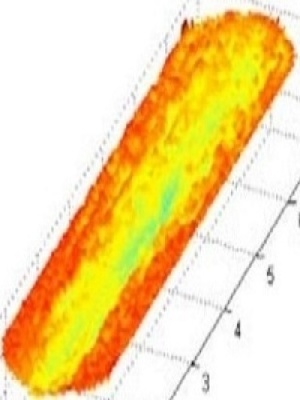
#> input picture data/augmented_dataset/Channeling/13.jpg, 300 x 400 px
$ jupyter execute --allow-errors research.ipynb
#> lines starting #> are read from the running program, lines starting #| are printed output that depends on the picture; after the words box and inside, x2 and y2 are one past the last pixel; in counts of white or black regions, pixels touching at a corner belong together
[cell 1]
import os
import cv2
import numpy as np
import matplotlib.pyplot as plt
import pandas as pd
import seaborn as sns

[cell 2]
import sys
import os
sys.path.append(os.path.join(os.path.dirname('.'), 'src'))

from visualization.visualization import plot_learning_curves
import pandas as pd
import numpy as np
from sklearn.preprocessing import StandardScaler, LabelEncoder
from sklearn.ensemble import RandomForestClassifier
import xgboost as xgb

[cell 3]
def order_points(pts):
    """Orders the four corner points of a rectangle."""
    rect = np.zeros((4, 2), dtype="float32")
    s = pts.sum(axis=1)
    rect[0] = pts[np.argmin(s)]
    rect[2] = pts[np.argmax(s)]
    diff = np.diff(pts, axis=1)
    rect[1] = pts[np.argmin(diff)]
    rect[3] = pts[np.argmax(diff)]
    return rect

def extract_surface_data(image_path: str) -> np.ndarray:
    """Extracts a 2D data matrix from an image of a 3D surface plot."""
    image = cv2.imread(image_path)
#> image is the input picture: shape (400, 300, 3); mean B, G, R 157.5, 218.9, 245.3
    if image is None:
        raise FileNotFoundError(f"Image not found at {image_path}")
    hsv = cv2.cvtColor(image, cv2.COLOR_BGR2HSV)
#> hsv: shape (400, 300, 3); mean H, S, V 16.4, 94.2, 246.8
    lower_bound = np.array([0, 50, 50])
    upper_bound = np.array([180, 255, 255])
    mask = cv2.inRange(hsv, lower_bound, upper_bound)
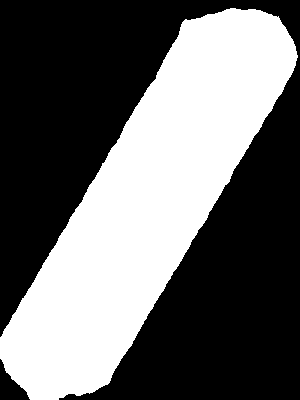
#> mask: shape (400, 300); 41.2% white; 1 white region, box (x1, y1, x2, y2) and area: (0, 8, 298, 400) 49420
    kernel = np.ones((5, 5), np.uint8)
    mask = cv2.morphologyEx(mask, cv2.MORPH_CLOSE, kernel)
#> mask: shape (400, 300); 41.2% white; 1 white region, box (x1, y1, x2, y2) and area: (0, 8, 300, 400) 49455
    mask = cv2.morphologyEx(mask, cv2.MORPH_OPEN, kernel)
#> mask: shape (400, 300); 41.2% white; 1 white region
    contours, _ = cv2.findContours(mask, cv2.RETR_EXTERNAL, cv2.CHAIN_APPROX_SIMPLE)
#> contours = 1 contour; box (x1, y1, x2, y2) and area: (0, 8, 297, 400) 48979
    if not contours:
        raise ValueError("Could not find any data contours in the image.")
    main_contour = max(contours, key=cv2.contourArea)
#> main_contour = contour of 570 points, box (x1, y1, x2, y2) (0, 8, 297, 400), area 48979
    rect = cv2.minAreaRect(main_contour)
#> rect = ((146.4, 203.4), (456.3, 121.3), -59.74)
    box = cv2.boxPoints(rect)
#> box = [[83.84, 431], [-20.93, 369.9], [209, -24.26], [313.8, 36.85]]
    src_pts = order_points(box)
#> in order_points, `s = pts.sum(axis=1)`: s = [514.8, 348.9, 184.7, 350.6]
#> in order_points, `diff = np.diff(pts, axis=1)`: diff = [347.2, 390.8, -233.2, -276.9]
#> src_pts = [[209, -24.26], [313.8, 36.85], [83.84, 431], [-20.93, 369.9]]
    (tl, tr, br, bl) = src_pts
#> tl = [209, -24.26]; tr = [313.8, 36.85]; br = [83.84, 431]; bl = [-20.93, 369.9]
    width_a = np.linalg.norm(br - bl)
#> width_a = 121.3
    width_b = np.linalg.norm(tr - tl)
#> width_b = 121.3
    max_width = max(int(width_a), int(width_b))
#> max_width = 121
    height_a = np.linalg.norm(tr - br)
#> height_a = 456.3
    height_b = np.linalg.norm(tl - bl)
#> height_b = 456.3
    max_height = max(int(height_a), int(height_b))
#> max_height = 456
    dst_pts = np.array([[0, 0], [max_width - 1, 0], [max_width - 1, max_height - 1], [0, max_height - 1]], dtype="float32")
#> dst_pts = [[0, 0], [120, 0], [120, 455], [0, 455]]
    M = cv2.getPerspectiveTransform(src_pts, dst_pts)
#> M = [[0.855, 0.499, -166.5], [-0.502, 0.861, 125.9], [-1.2e-10, 6.79e-11, 1]]
    warped_hsv = cv2.warpPerspective(hsv, M, (max_width, max_height))
#> warped_hsv: shape (456, 121, 3); mean H, S, V 20.3, 201.1, 231.1
    warped_mask = cv2.warpPerspective(mask, M, (max_width, max_height))
    hue_channel = warped_hsv[:, :, 0]
    valid_hues = hue_channel[warped_mask > 0]
    if len(valid_hues) == 0:
        raise ValueError("Warped image contains no valid data pixels.")
    h_min, h_max = np.min(valid_hues), np.max(valid_hues)
#> h_min = 1; h_max = 54
    result_matrix = np.full(hue_channel.shape, np.nan, dtype=np.float32)
    if h_max - h_min > 0:
        normalized_values = (h_max - hue_channel[warped_mask > 0]) / (h_max - h_min)
    else:
        normalized_values = 0.5
    result_matrix[warped_mask > 0] = normalized_values
    return result_matrix

#> (a cell that did not finish here is left out)

[cell 5]
# [29 lines left out: function plot_features, not called in this run]


# --- Main Plotting Script ---

# Set a clean, modern style
plt.style.use('seaborn-v0_8-paper')
plt.rcParams['font.family'] = 'sans-serif' # Sans-serif is often cleaner for plots
plt.rcParams['font.size'] = 14
plt.rcParams['axes.labelsize'] = 14
plt.rcParams['axes.titlesize'] = 16
plt.rcParams['xtick.labelsize'] = 12
plt.rcParams['ytick.labelsize'] = 12

# Get data for the selected images
image1_path = './data/augmented_dataset/Channeling/13.jpg'
image2_path = './data/augmented_dataset/Pillar/85.jpg'

matrix1 = extract_surface_data(image1_path)
matrix2 = extract_surface_data(image2_path)
#> call 2 of extract_surface_data, with image_path = './data/augmented_dataset/Pillar/85.jpg'
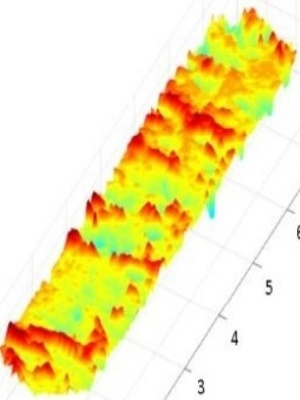
#> input picture data/augmented_dataset/Pillar/85.jpg, 300 x 400 px
#> in extract_surface_data, image is the input picture: shape (400, 300, 3); mean B, G, R 175.5, 233.4, 244.6
#> in extract_surface_data (call 2), `contours, _ = cv2.findContours(mask, cv2.RETR_EXTERNAL, cv2.CHAIN_APPR..`: contours = 1 contour; box (x1, y1, x2, y2) and area: (0, 7, 297, 397) 42103
#> in extract_surface_data (call 2), `main_contour = max(contours, key=cv2.contourArea)`: main_contour = contour of 539 points, box (x1, y1, x2, y2) (0, 7, 297, 397), area 42103
#> in extract_surface_data (call 2), `rect = cv2.minAreaRect(main_contour)`: rect = ((151.7, 207), (445.7, 115.4), -56.31)
#> in extract_surface_data (call 2), `box = cv2.boxPoints(rect)`: box = [[76.08, 424.4], [-19.92, 360.4], [227.3, -10.46], [323.3, 53.54]]
#> in extract_surface_data (call 2), `src_pts = order_points(box)`: src_pts = [[227.3, -10.46], [323.3, 53.54], [76.08, 424.4], [-19.92, 360.4]]
#> in extract_surface_data (call 2), `(tl, tr, br, bl) = src_pts`: tl = [227.3, -10.46]; tr = [323.3, 53.54]; br = [76.08, 424.4]; bl = [-19.92, 360.4]
#> in extract_surface_data (call 2), `width_a = np.linalg.norm(br - bl)`: width_a = 115.4
#> in extract_surface_data (call 2), `max_width = max(int(width_a), int(width_b))`: max_width = 115
#> in extract_surface_data (call 2), `height_a = np.linalg.norm(tr - br)`: height_a = 445.7
#> in extract_surface_data (call 2), `max_height = max(int(height_a), int(height_b))`: max_height = 445
#> in extract_surface_data (call 2), `dst_pts = np.array([[0, 0], [max_width - 1, 0], [max_width - 1, max_he..`: dst_pts = [[0, 0], [114, 0], [114, 444], [0, 444]]
#> in extract_surface_data (call 2), `M = cv2.getPerspectiveTransform(src_pts, dst_pts)`: M = [[0.822, 0.548, -181.1], [-0.553, 0.829, 134.3], [-5.81e-19, 6.21e-19, 1]]
#> in extract_surface_data (call 2), `hue_channel = warped_hsv[:, :, 0]`:
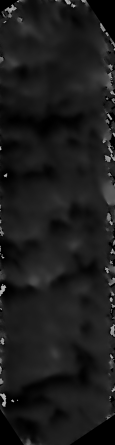
#> hue_channel: shape (445, 115); min 0, max 179, mean 27.9
#> in extract_surface_data (call 2), `h_min, h_max = np.min(valid_hues), np.max(valid_hues)`: h_min = 0; h_max = 179
#> in extract_surface_data (call 2), `result_matrix[warped_mask > 0] = normalized_values`:
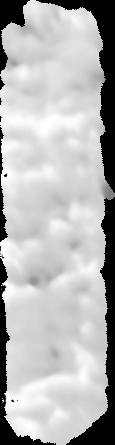
#> result_matrix: shape (445, 115) float32; 16.79% of the values are NaN or infinite; the others: min 0, max 1, mean 0.852; drawn with min black, max white, NaN and infinite black

#> (the rest of this cell did not finish here and is left out)

[cell 6]
import matplotlib.pyplot as plt
import seaborn as sns
import numpy as np

# Set a modern, professional style
plt.style.use('seaborn-v0_8-darkgrid')
sns.set_palette("husl")
plt.rcParams['font.family'] = 'DejaVu Sans'
plt.rcParams['font.size'] = 12
plt.rcParams['axes.labelsize'] = 14
plt.rcParams['axes.titlesize'] = 16
plt.rcParams['xtick.labelsize'] = 11
plt.rcParams['ytick.labelsize'] = 11
plt.rcParams['legend.fontsize'] = 12

# Load and extract data for 13.jpg
image_path = './data/augmented_dataset/Channeling/13.jpg'
matrix = extract_surface_data(image_path)
#> in extract_surface_data (call 3), `contours, _ = cv2.findContours(mask, cv2.RETR_EXTERNAL, cv2.CHAIN_APPR..`: contours = 1 contour; box (x1, y1, x2, y2) and area: (0, 8, 297, 400) 48979

# Flatten the matrix and remove NaNs for distribution
heights = matrix.flatten()
heights = heights[~np.isnan(heights)]

# Create figure with two subplots side by side
fig, (ax1, ax2) = plt.subplots(1, 2, figsize=(16, 8), gridspec_kw={'width_ratios': [1, 4]})

# Left subplot: Image visualization
im = ax1.imshow(matrix, cmap='viridis', origin='lower',aspect='auto', vmin=0, vmax=1)
ax1.set_title('Channeling Pattern\n(13.jpg)', fontsize=18, fontweight='bold', pad=20)
ax1.set_xlabel('X Position (pixels)', fontsize=14)
ax1.set_ylabel('Y Position (pixels)', fontsize=14)
ax1.grid(False)

valid_mask = ~np.isnan(matrix)
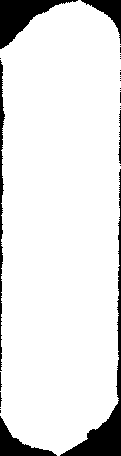
#> valid_mask: shape (456, 121) bool; 89.6% white; 27 black regions (20 under 20 px)
if np.any(valid_mask):
    # Create coordinate grids
    y, x = np.mgrid[0:matrix.shape[0], 0:matrix.shape[1]]
    # Plot contours only where data exists
    ax1.contour(x, y, np.where(valid_mask, matrix, np.nan),
                levels=15, colors='white', alpha=0.4, linewidths=0.5)
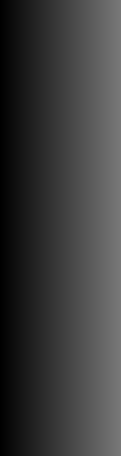
#> x: shape (456, 121) int64; min 0, max 120, mean 60

# Add colorbar with custom positioning
cbar = fig.colorbar(im, ax=ax1, shrink=0.8, aspect=20, pad=0.02)
cbar.set_label('Normalized Height', fontsize=14, fontweight='bold')
cbar.ax.tick_params(labelsize=12)

# Right subplot: Height distribution
sns.histplot(heights, bins=50, kde=True, color='skyblue', edgecolor='black', linewidth=0.5, ax=ax2, alpha=0.7)
ax2.set_title('Normalized Height Distribution', fontsize=18, fontweight='bold', pad=20)
ax2.set_xlabel('Normalized Height', fontsize=14)
ax2.set_ylabel('Frequency', fontsize=14)


# Customize the histogram
ax2.legend(loc='upper right', frameon=True, fancybox=True, shadow=True)
ax2.grid(True, alpha=0.3, linestyle='--')

# Overall title
fig.suptitle('Etching Pattern Analysis: Channeling (13.jpg)', fontsize=22, fontweight='bold', y=1.02)

# Adjust layout
plt.tight_layout()
plt.show()

# Print some additional statistics
print("Height Distribution Statistics:")
#> (the rest of this cell did not finish here and is left out)

[cell 7]
import matplotlib.pyplot as plt
import seaborn as sns
import numpy as np
import cv2

# Set a modern, professional style
plt.style.use('seaborn-v0_8-darkgrid')
sns.set_palette("husl")
plt.rcParams['font.family'] = 'DejaVu Sans'
plt.rcParams['font.size'] = 12
plt.rcParams['axes.labelsize'] = 14
plt.rcParams['axes.titlesize'] = 16
plt.rcParams['xtick.labelsize'] = 11
plt.rcParams['ytick.labelsize'] = 11
plt.rcParams['legend.fontsize'] = 12

# Load and extract data for 13.jpg
image_path = './data/augmented_dataset/Channeling/13.jpg'
image = cv2.imread(image_path)
if image is None:
    raise FileNotFoundError(f"Image not found at {image_path}")

# Convert to HSV and create mask as in extract_surface_data
hsv = cv2.cvtColor(image, cv2.COLOR_BGR2HSV)
lower_bound = np.array([0, 50, 50])
upper_bound = np.array([180, 255, 255])
mask = cv2.inRange(hsv, lower_bound, upper_bound)
kernel = np.ones((5, 5), np.uint8)
mask = cv2.morphologyEx(mask, cv2.MORPH_CLOSE, kernel)
mask = cv2.morphologyEx(mask, cv2.MORPH_OPEN, kernel)

# Find contours
contours, _ = cv2.findContours(mask, cv2.RETR_EXTERNAL, cv2.CHAIN_APPROX_SIMPLE)
if not contours:
    raise ValueError("Could not find any data contours in the image.")

# Get the main contour
main_contour = max(contours, key=cv2.contourArea)
#> main_contour = contour of 570 points, box (x1, y1, x2, y2) (0, 8, 297, 400), area 48979

# Compute moments and Hu moments
moments = cv2.moments(main_contour)
#> moments = moments, m00 48979, centre m10/m00, m01/m00 = (147.1, 202.4)
hu_moments = cv2.HuMoments(moments).flatten()
#> hu_moments = [0.329, 0.0815, 2e-06, 4.99e-07, 4.5e-13, 1.05e-07, 2.13e-13]

# Extract the matrix for visualization
matrix = extract_surface_data(image_path)

# Create figure with two subplots side by side
fig, (ax1, ax2) = plt.subplots(1, 2, figsize=(16, 8), gridspec_kw={'width_ratios': [1, 4]})

# Left subplot: Image visualization
im = ax1.imshow(matrix, cmap='viridis', origin='lower', aspect='auto', vmin=0, vmax=1)
ax1.set_title('Channeling Pattern\n(13.jpg)', fontsize=18, fontweight='bold', pad=20)
ax1.set_xlabel('X Position (pixels)', fontsize=14)
ax1.set_ylabel('Y Position (pixels)', fontsize=14)
ax1.grid(False)

valid_mask = ~np.isnan(matrix)
if np.any(valid_mask):
    # Create coordinate grids
    y, x = np.mgrid[0:matrix.shape[0], 0:matrix.shape[1]]
    # Plot contours only where data exists
    ax1.contour(x, y, np.where(valid_mask, matrix, np.nan),
                levels=15, colors='white', alpha=0.4, linewidths=0.5)

# Add colorbar with custom positioning
cbar = fig.colorbar(im, ax=ax1, shrink=0.8, aspect=20, pad=0.02)
cbar.set_label('Normalized Height', fontsize=14, fontweight='bold')
cbar.ax.tick_params(labelsize=12)

# Right subplot: Hu Moments demonstration
ax2.bar(range(1, 8), hu_moments, color='skyblue', edgecolor='black', linewidth=0.5, alpha=0.7)
ax2.set_title('Hu Moments', fontsize=18, fontweight='bold', pad=20)
ax2.set_xlabel('Hu Moment Index', fontsize=14)
ax2.set_ylabel('Moment Value (log scale)', fontsize=14)
ax2.set_yscale('log')  # Since Hu moments can vary greatly in scale
ax2.set_xticks(range(1, 8))
ax2.grid(True, alpha=0.3, linestyle='--')

# Overall title
fig.suptitle('Etching Pattern Analysis: Hu Moments Demonstration (13.jpg)', fontsize=22, fontweight='bold', y=1.02)

# Adjust layout
plt.tight_layout()
plt.show()
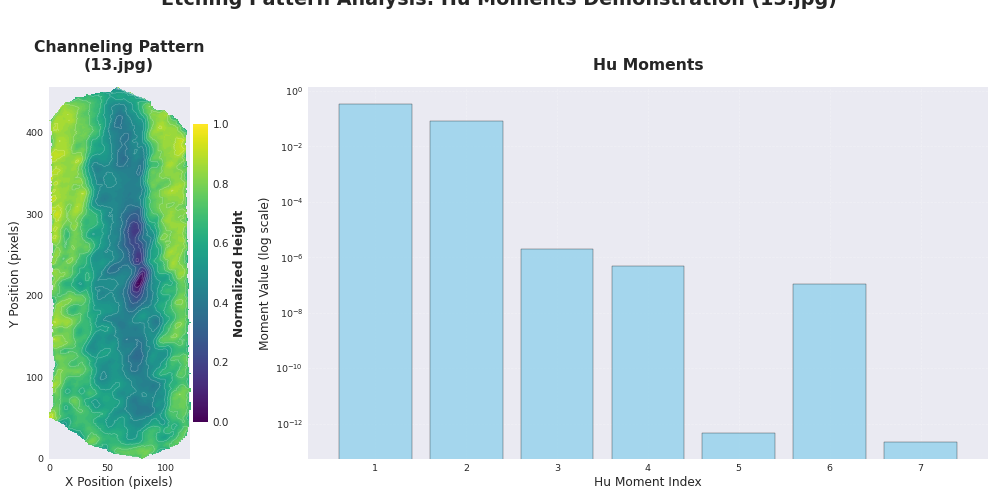
#> figure drawn by matplotlib, 3 panels; panel 2: tallest bar 0.329 high, from x = 0.6 to 1.4

# Print Hu moments values
print("Hu Moments:")
for i, hu in enumerate(hu_moments, 1):
    print(f"Hu{i}: {hu:.6e}")
#> this loop made 7 passes
#> hu on passes 1 to 7: 0.329, 0.0815, 2e-06, 4.99e-07, 4.5e-13, 1.05e-07, 2.13e-13
#> (printed output is left out)

[cell 8]
import matplotlib.pyplot as plt
import seaborn as sns
import numpy as np
import cv2
from skimage.feature import blob_log, blob_dog, blob_doh

# Set a modern, professional style
plt.style.use('seaborn-v0_8-darkgrid')
sns.set_palette("husl")
plt.rcParams['font.family'] = 'DejaVu Sans'
plt.rcParams['font.size'] = 12
plt.rcParams['axes.labelsize'] = 14
plt.rcParams['axes.titlesize'] = 16
plt.rcParams['xtick.labelsize'] = 11
plt.rcParams['ytick.labelsize'] = 11
plt.rcParams['legend.fontsize'] = 12

# Load and extract data for 13.jpg
image_path = './data/augmented_dataset/Pillar/85.jpg'
matrix = extract_surface_data(image_path)
#> in extract_surface_data (call 5), `contours, _ = cv2.findContours(mask, cv2.RETR_EXTERNAL, cv2.CHAIN_APPR..`: contours = 1 contour; box (x1, y1, x2, y2) and area: (0, 7, 297, 397) 42103

# Convert matrix to uint8 for blob detection (handle NaN values)
matrix_normalized = np.nan_to_num(matrix, nan=0.0)
matrix_uint8 = (matrix_normalized * 255).astype(np.uint8)

# Detect blobs using Laplacian of Gaussian (LoG)
blobs_log = blob_log(matrix_uint8, max_sigma=20, num_sigma=200, threshold=.003)
#> blobs_log = 292 rows, first 8: [400, 3, 1], [283, 4, 1.38], [175, 2, 1.19], [21, 82, 9.97], [425, 21, 8.35], [172, 3, 1.48], [6, 24, 1.1], [416, 5, 1]
blobs_log[:, 2] = blobs_log[:, 2] * np.sqrt(2)  # Compute radii

# Create figure with single subplot
fig, ax = plt.subplots(1, 1, figsize=(6, 12))

# Display the surface matrix
im = ax.imshow(matrix, cmap='viridis', origin='lower', aspect='auto', vmin=0, vmax=1)
ax.set_title(f'Laplacian of Gaussian (LoG)\n({len(blobs_log)} blobs)',
             fontsize=16, fontweight='bold', pad=15)
ax.set_xlabel('X Position (pixels)', fontsize=12)
ax.set_ylabel('Y Position (pixels)', fontsize=12)

# Plot detected blobs as circles
for blob in blobs_log:
    y, x, r = blob
    c = plt.Circle((x, y), r, color='red', linewidth=2, fill=False, alpha=0.8)
    ax.add_patch(c)
#> this loop made 292 passes
#> (y, x, r) on passes 1 to 3: (400, 3, 1.41), (283, 4, 1.95), (175, 2, 1.68)

# Add a small marker at the center of each blob
if len(blobs_log) > 0:
    ax.scatter(blobs_log[:, 1], blobs_log[:, 0], s=10, c='yellow', marker='x', alpha=0.6)

# Add colorbar
cbar = fig.colorbar(im, ax=ax, shrink=0.8, aspect=20, pad=0.02)
cbar.set_label('Normalized Height', fontsize=12, fontweight='bold')

# Overall title
fig.suptitle('Blob Detection on Channeling Pattern (13.jpg)', fontsize=20, fontweight='bold', y=0.98)

# Adjust layout
plt.tight_layout()
plt.show()
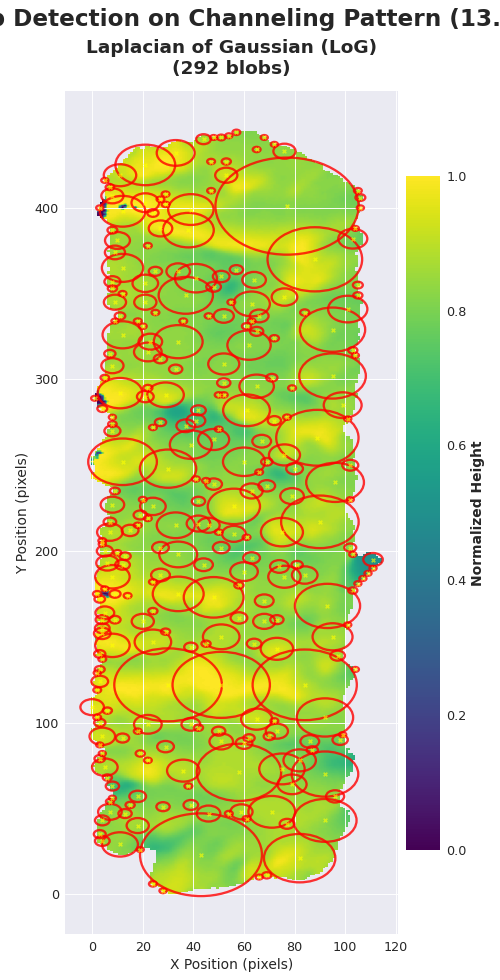
#> figure drawn by matplotlib, 2 panels

# Print blob statistics
print("Blob Detection Statistics:")
print(f"LoG: {len(blobs_log)} blobs")
#| LoG: 292 blobs

[cell 9]
import matplotlib.pyplot as plt
import seaborn as sns
import numpy as np
import cv2
from skimage.feature import blob_log

# Set a modern, professional style
plt.style.use('seaborn-v0_8-darkgrid')
sns.set_palette("husl")
plt.rcParams['font.family'] = 'DejaVu Sans'
plt.rcParams['font.size'] = 12
plt.rcParams['axes.labelsize'] = 14
plt.rcParams['axes.titlesize'] = 16
plt.rcParams['xtick.labelsize'] = 11
plt.rcParams['ytick.labelsize'] = 11
plt.rcParams['legend.fontsize'] = 12

# Load and extract data for both images
image_path_channeling = './data/augmented_dataset/Roughness/50.jpg'
image_path_pillar = './data/augmented_dataset/Pillar/85.jpg'

matrix_channeling = extract_surface_data(image_path_channeling)
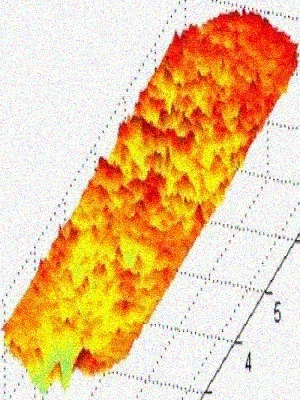
#> input picture data/augmented_dataset/Roughness/50.jpg, 300 x 400 px
#> in extract_surface_data, image is the input picture: shape (400, 300, 3); mean B, G, R 151.8, 199.3, 236.5
#> in extract_surface_data (call 6), `mask = cv2.inRange(hsv, lower_bound, upper_bound)`:
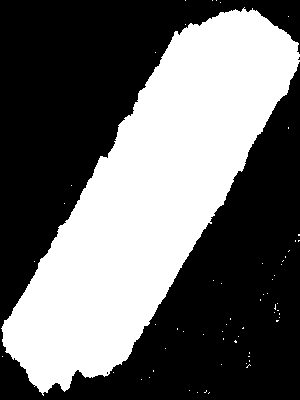
#> mask: shape (400, 300); 41.5% white; 61 white regions (60 under 20 px), largest, box (x1, y1, x2, y2) and area: (1, 7, 300, 396) 49676
#> (the rest of the program and of its run is left out)
